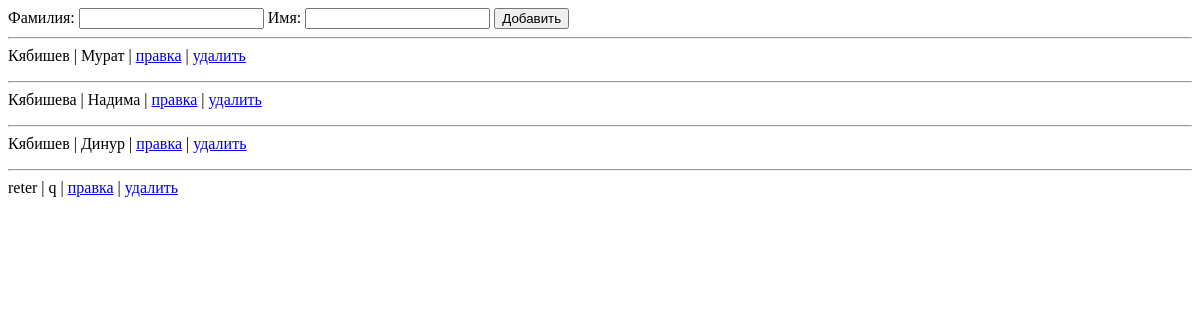
Before: / with the older database file.
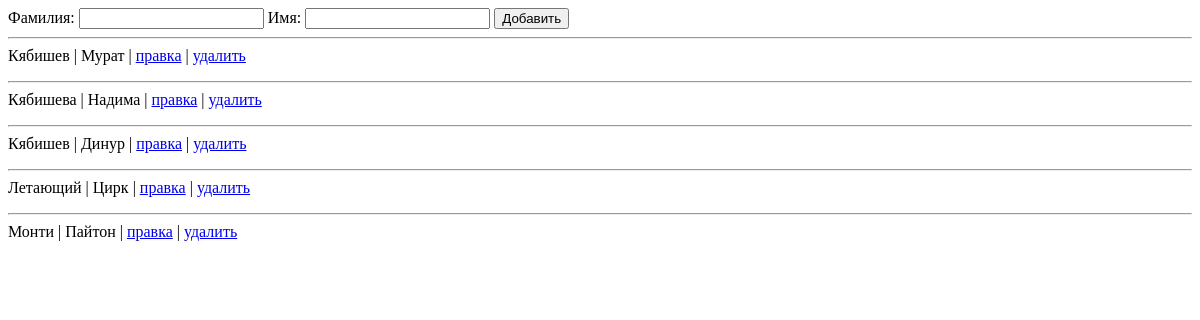
After: the same page with the newer database file.
### myApp/models.py (models this page shows, shortened)
class Clan(models.Model):
    m_fname = models.CharField(max_length=20)
    m_lname = models.CharField(max_length=30)

### myApp/views.py (the view)
# urls.py: path('', views.index, name='index'),
def index(request):
    form = FormClan()
    request_all = Clan.objects.all()
    return render(request, "index.html", {'myForm' : form, 'request_all' : request_all })

### myApp/forms.py
class FormClan(forms.Form):
    f_lname = forms.CharField(max_length=30, label='Фамилия')
    f_fname = forms.CharField(max_length=20, label='Имя')

### myApp/templates/index.html (shortened to what this page needs)
<!DOCTYPE html>
<html lang="en">
<head>
</head>
<body>
<form method="POST" action="quest/">
    {{ myForm }}
   <input type="submit" value="Добавить">
</form>
{% for element in request_all %}
<hr>
{{ element.m_lname }} | {{ element.m_fname }} | <a href="edit/{{ element.id }}">правка</a> | <a href="delete/{{ element.id }}">удалить</a>
<p>
{% endfor %}
</body>
</html>

Changed rows visible on the page:
removed Clan: m_lname "reter", m_fname "q"
added Clan: m_lname "Летающий", m_fname "Цирк"
added Clan: m_lname "Монти", m_fname "Пайтон"
